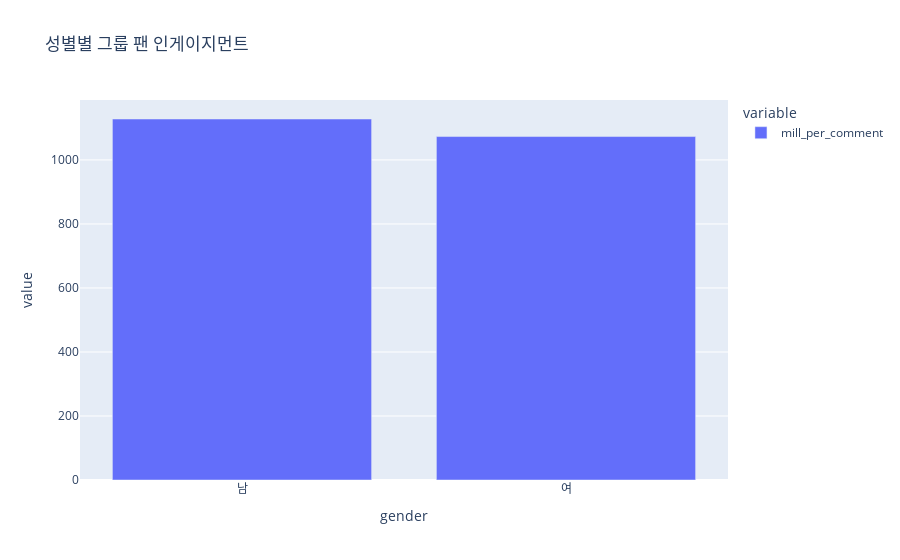

Write notebook code for a chart like this one.
### Code cell
# visualization : group 별 시각화
inst3.groupby("gender")["mill_per_comment"].mean().plot(kind='bar', title='성별별 그룹 팬 인게이지먼트')

### Figure 1 — Plotly figure (JSON) as saved in the notebook; plotly's stock layout.template omitted (floating-point values rounded to 4 significant figures)
{"data": [{"hovertemplate": "variable=mill_per_comment<br>gender=%{x}<br>value=%{y}<extra></extra>", "legendgroup": "mill_per_comment", "marker": {"color": "#636efa", "pattern": {"shape": ""}}, "name": "mill_per_comment", "orientation": "v", "showlegend": true, "textposition": "auto", "type": "bar", "x": ["남", "여"], "xaxis": "x", "y": [1128.0, 1073.0], "yaxis": "y"}], "layout": {"barmode": "relative", "legend": {"title": {"text": "variable"}, "tracegroupgap": 0}, "title": {"text": "성별별 그룹 팬 인게이지먼트"}, "xaxis": {"anchor": "y", "domain": [0, 1], "title": {"text": "gender"}}, "yaxis": {"anchor": "x", "domain": [0, 1], "title": {"text": "value"}}}}
